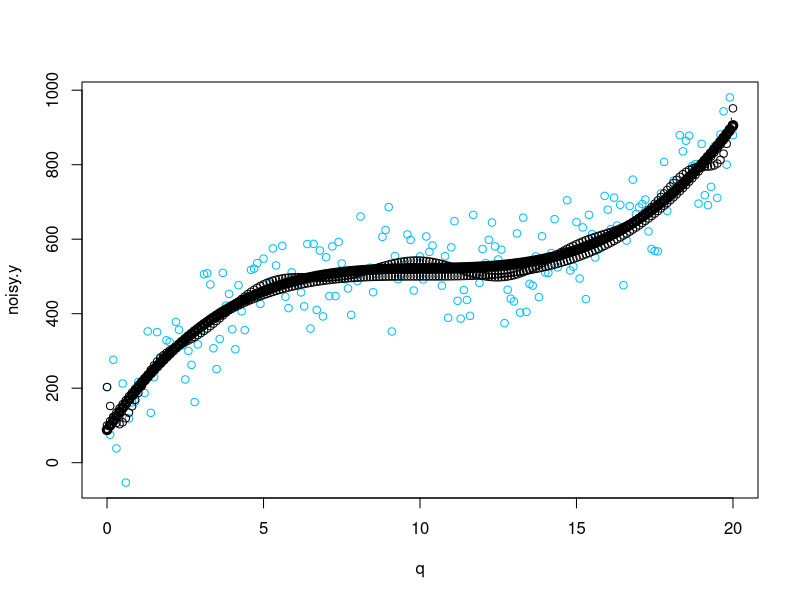

Generate this figure with R:
# To generate the same random numbers
set.seed(20)

# First example 
x <- c(1,3,5,8)
y <- c(43,98,111,2323)

relation <- lm(y~x)

a <- data.frame(x = 9)
  
  
  
# print(summary(relation))
print(predict(relation,a))

# Second example

# Make a random predictor value set
q <- seq(from = 0, to = 20, by = 0.1)

# Prepare the actual response set
# Third order polynomial wrt the predictor variable
y <- 500 + 0.4*(q-10)^3

# Prepare a noise vector which consists of points of normal distro
noise <- rnorm(length(q),mean = 10, sd = 80)

# Add noise to the actual vector
noisy.y <- y + noise
plot(q,noisy.y,col="deepskyblue")
lines(q,y,"brickred")

#Prepare a relation between the noisy.y and the predictor q, assume you know it's a third degree relation
relationThird <- lm(noisy.y ~ poly(q,3))

#Prepare a 12 degree polynomial, should highly overfit
relationTwelve <- lm(noisy.y ~ poly(q,12))

predictedThird <- c()
predictedTwelve <- c()
for(i in 1:length(q)) {
  x <- data.frame(q = q[i])
  predictedThird <- c(predictedThird,predict(relationThird,x))
  predictedTwelve <- c(predictedTwelve,predict(relationTwelve,x))
}

lines(q,predictedThird,"purple",lwd = 3)
lines(q,predictedTwelve,"black",lwd = 1)
